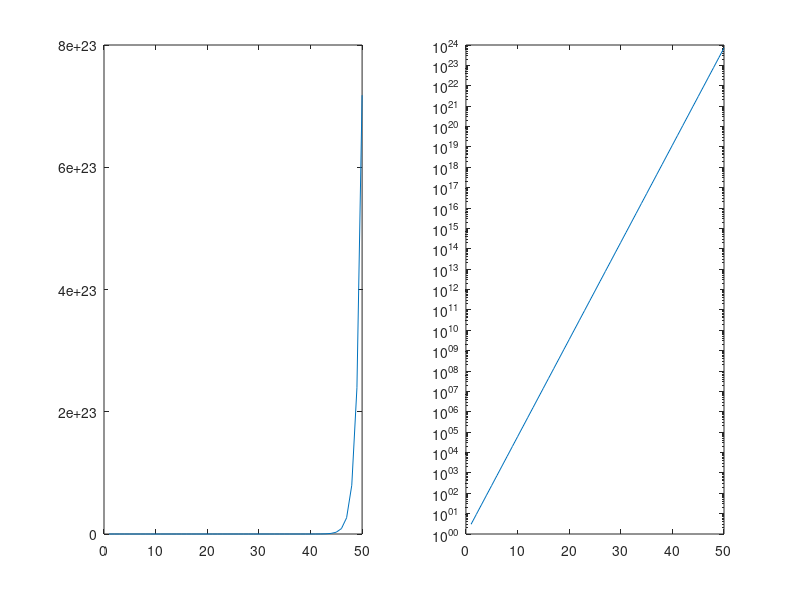

Source code (MATLAB): (Note: this script raises an error after producing the figure.)
x = 0 : 0.05 : 6*pi;
y = sin(x) + 0.5 * cos(3*x);
plot(x, y)
xticks(0 : pi : 6*pi) 
xticklabels({'0','\pi','2\pi','3\pi','4\pi','5\pi','6\pi'}) 
title('sin(x) + 0.5cos(3x) 그래프')
xlabel('x')
ylabel('y')
grid on

clear; clc;
x = 1 : 1 : 50;
y = 3.^x; 
subplot(1,2,1)
plot(x, y)%그래프가 급격하게 위로 솟구치는 곡선
subplot(1,2,2)
semilogy(x, y)%함수가 직선 형태로 나타남

clear; clc;
load score.dat
subplot(1,2,1)
hist(score, 5) 
subplot(1,2,2)
hist(score, 10)

clear,clc,clf
y=@(x) sin(x).*exp(-0.1.*x);
fplot(y,[0,10*pi])
title('그래프')
xlabel('x')
ylabel('y')
grid on

x = 0 : 0.1 : 10;
y1=x.^2; %가속이 붙으면서 커지는 포물선 모양
y2=exp(0.5.*x);% x 커질수록 y1과는 비교도 안 될 정도로 폭발적으로 증가
plotyy(x,y1,x,y2)
title('그래프')
xlabel('x')

clear; clc; clf;
t = 0 : 0.02 : 12*pi;
x = (1 + 0.03*t) .* cos(t);
y = (1 + 0.03*t) .* sin(t);
z = 0.2 * t;
plot3(x, y, z)
title('3D 매개곡선 그래프')
xlabel('x'); ylabel('y'); zlabel('z');
grid on

clear; clc; clf;

[X, Y] = meshgrid(-4 : 0.2 : 4, -4 : 0.2 : 4);

Z = X.^2 - Y.^2;

mesh(X, Y, Z)
title('Saddle Surface (z = x^2 - y^2)')
xlabel('x'); ylabel('y'); zlabel('z'); 
%x축 방향으로는 아래로 볼록하고 y축 방향으로는 위로 볼록한 형태가 한 점에서 만나

clear; clc; clf;
%8
[X, Y] = meshgrid(-2*pi : 0.1 : 2*pi);
Z = sin(X) .* cos(Y);
subplot(1,2,1)
mesh(X, Y, Z)
title('Mesh Plot')
subplot(1,2,2)
contour(X, Y, Z)
title('Contour Plot')
%같은 높이를 가진 지점들을 선으로 연결한 등고선 형태를 통해, 함수의 극대, 극소 및 경사도를 한눈에 파악할 수 있게 해줍

clear; clc; clf;

t = 0 : 0.01 : 25;
y = exp(-0.15*t) .* cos(4*t);
env_up = exp(-0.15*t);
env_down = -exp(-0.15*t);

subplot(2,1,1)
plot(t, y, 'b') 
hold on
plot(t, env_up, 'r--') 
plot(t, env_down, 'r--') 
title('Damped Vibration with Envelopes')
xlabel('time (t)'); ylabel('y(t)');
grid on

subplot(2,1,2)
semilogy(t, abs(y))
title('Semilogy of |y(t)|')
xlabel('time (t)'); ylabel('log scale |y(t)|');
grid on
%semilogy로 그리면, 진동하는 신호의 최고점(피크)들이 직선 형태로 낮아지는 것을 볼 수 있습니다.

clear; clc; clf;

[X, Y] = meshgrid(-6 : 0.1 : 6);
Z = cos(X) .* sin(Y) .* exp(-0.05 * (X.^2 + Y.^2));

subplot(1,2,1)
mesh(X, Y, Z)
title('Mesh Plot')

subplot(1,2,2)
contour(X, Y, Z, 20) 
title('Contour Plot')

[max_val, idx] = max(Z(:)); 
[row, col] = ind2sub(size(Z), idx); 

max_x = X(row, col);
max_y = Y(row, col);

fprintf('최대값: %f\n', max_val);
fprintf('최대값 위치: x = %f, y = %f\n', max_x, max_y);
%max 함수를 통해 계산된 $z$의 수치적 최대값은 약 0.435

clear; clc; clf;

t = [0, 1, 2, 3, 4, 5, 6];
C = [12, 8.9, 6.6, 4.9, 3.6, 2.7, 2.0];

% (a) 일반 plot
subplot(2,1,1)
plot(t, C, 'ko-') % 검은색 원과 실선
title('Concentration C(t) - Linear Scale')
grid on

% (b) semilogy 그래프
subplot(2,1,2)
semilogy(t, C, 'ro-') % 빨간색 원과 실선
title('Concentration C(t) - Log Scale')
grid on
p = polyfit(t, log(C), 1); % 1차식으로 근사
k_estimated = -p(1); % 기울기의 부호를 바꾸면 k값!

fprintf('추정된 상수 k값: %f\n', k_estimated);

clear; clc; clf;

n = 1 : 1 : 30;
T1 = n;
T2 = n .* log(n);
T3 = n.^2;
T4 = 2.^n;

% (a) 일반 plot
subplot(2,1,1)
plot(n, T1, n, T2, n, T3, n, T4)
ylim([0, 1000]) % T4가 너무 커서 y축 범위를 제한해야 다른 게 보여!
title('Algorithm Complexity - Linear Scale')
legend('n', 'n log n', 'n^2', '2^n')
grid on

% (b) semilogy 다시 나타내기
subplot(2,1,2)
semilogy(n, T1, n, T2, n, T3, n, T4)
title('Algorithm Complexity - Log Scale')
legend('n', 'n log n', 'n^2', '2^n')
grid on
%성장률 비교에는 로그 스케일 그래프(semilogy)가 더 적절합니다.로그 스케일 그래프를 사용하면
%값이 커지는 속도 차이를 한 화면에 명확하게 담아낼 수 있음

clear; clc; clf;

t = 0 : 0.1 : 24;
T = 15 + 10 * sin(pi * t / 12);

plot(t, T, 'LineWidth', 1.5)
hold on

[max_T, max_idx] = max(T);
[min_T, min_idx] = min(T);

plot(t(max_idx), max_T, 'ro', 'MarkerFaceColor', 'r') % 최고점 빨간 점
plot(t(min_idx), min_T, 'bo', 'MarkerFaceColor', 'b') % 최저점 파란 점

text(t(max_idx)+0.5, max_T, ['최고: ', num2str(max_T), '도'])
text(t(min_idx)+0.5, min_T, ['최저: ', num2str(min_T), '도'])

title('하루 동안의 온도 변화')
xlabel('시간 (t)'); ylabel('온도 (T)');
grid on

clear; clc; clf;

t = 0 : 0.1 : 20;
v = 5 * exp(-0.2 * t);

% 속도가 초반에 급격히 감소하다가 시간이 지날수록 완만해지는 곡선
subplot(1,2,1)
plot(t, v)
title('일반 Plot (Linear Scale)')
xlabel('시간 (t)'); ylabel('속도 (v)');
grid on
%지수 함수 형태인 그래프가 직선 형태로 나타남
subplot(1,2,2)
semilogy(t, v)
title('Semilogy (Log Scale)')
xlabel('시간 (t)'); ylabel('속도 (v)');
grid on

clear; clc;
A = [4 -1 2; 1 3 -1; 2 -2 5];
b = [7; 4; 10];

A_sq = A^2;     % 행렬 곱 (A * A)
A_elem_sq = A.^2; % 원소별 제곱

% (b)존재함
determinant_A = det(A);

% (c) (백슬래시 연산자)가 수치적으로 더 빠르고 정확합니다
x_inv = inv(A) * b;
x_backslash = A \ b;

% 결과 출력
fprintf('(b) det(A) = %f\n', determinant_A);
disp('(c) inv(A)*b 결과:'); disp(x_inv);
disp('(c) A\b 결과:'); disp(x_backslash);

clear; clc;

% 행렬 정의
A = [2 -1; 3 4];
B = [1 0 -2; 3 5 1];
C = [6 -3 4; 15 14 -1];

% (a) AX = C - B 계산
target_mat = C - B;

% (b) A \ (C - B)를 이용하여 X 계산
X = A \ target_mat;

% (c) AX + B = C 만족 여부 확인
check_C = A * X + B;

% 역행렬 전체를 구하는 것보다 연립방정식을 직접 푸는 것이 계산량이 적어 속도가 더 빠름

clear; clc;

% 데이터 행렬 X 정의
X = [3 7 2 5; 5 9 4 6; 8 12 7 10; 10 15 9 13; 14 18 12 16];

% (a) 각 열의 평균 계산
col_mean = mean(X);

% (b) 중심화 행렬 Xc 구하기
% MATLAB은 행렬과 벡터의 크기가 다르면 자동으로 맞춰주는 '브로드캐스팅'을 지원해!
Xc = X - col_mean;

% (c) S = Xc' * Xc 계산
S = Xc' * Xc;

% 대각 원소 (Diagonal elements): 각 변수(열) 자체의 **변동성(분산과 관련됨)**을 나타냅니다. 값이 클수록 해당 변수의 데이터가 평균에서 멀리 퍼져 있음을 의미합니다.
%비대각 원소 (Off-diagonal elements): 서로 다른 두 변수 간의 **상관성(공분산과 관련됨)**을 나타냅니다. 양수이면 두 변수가 함께 증가하는 경향이 있고, 음수이면 반대로 움직이는 경향이 있음을 뜻합니다.
